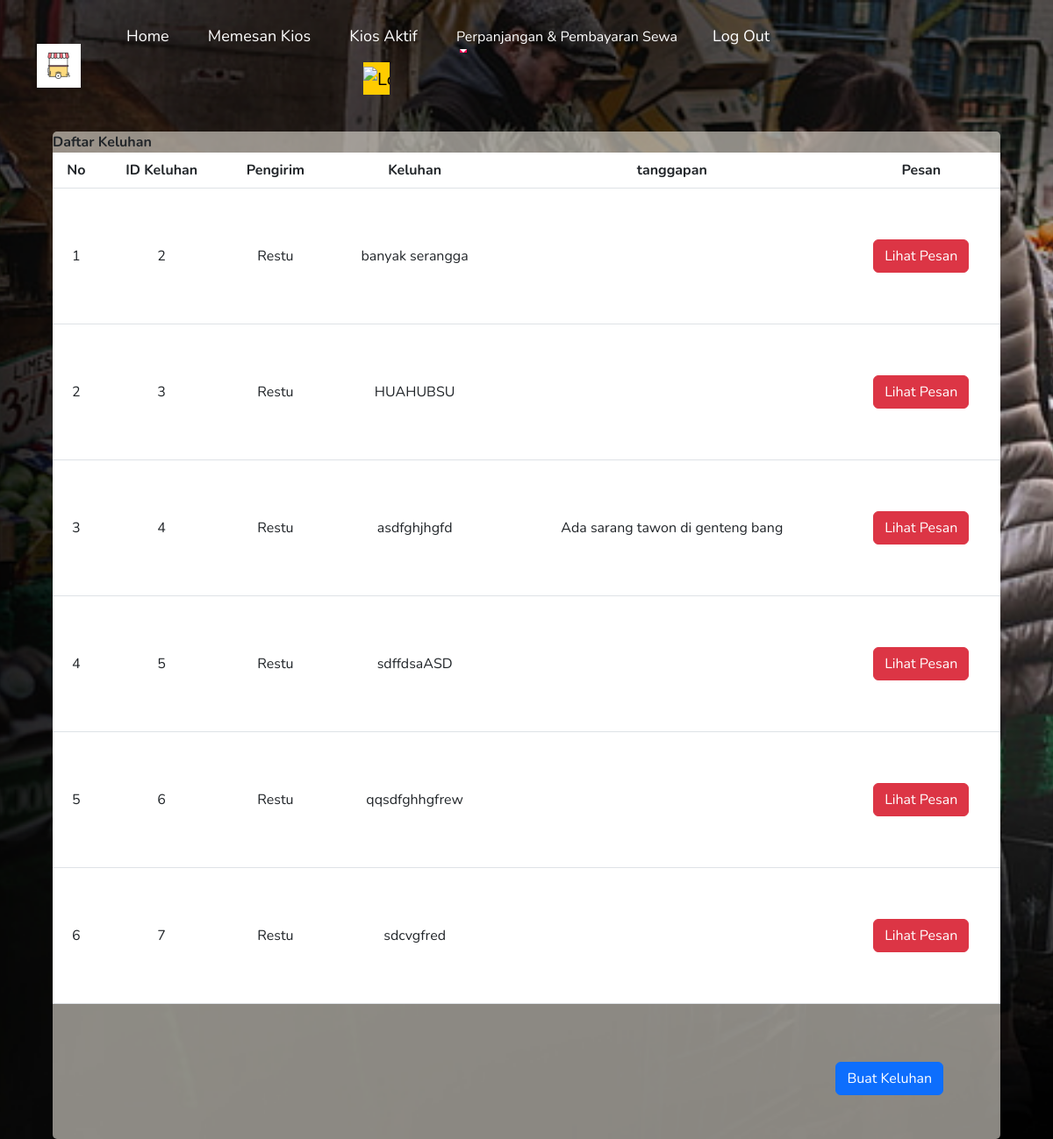
Screenshot of /listKeluhan.php with the database file from the repository.
### tables this page shows
CREATE TABLE `keluhan` (
  `id` int(100) NOT NULL,
  `penyewa` varchar(255) NOT NULL,
  `keluhan` varchar(255) NOT NULL,
  `tanggapan` varchar(255) NOT NULL
);

### listKeluhan.php (the view, shortened to what this page needs)
<?php
include 'koneksi.php';
$sql = mysqli_query($mysqli, "SELECT * FROM `keluhan`");
$no = 0;
?>
<!DOCTYPE html>
<html>
<head>
    <link rel="stylesheet" href="style.css">
    <link rel="stylesheet" href="https://cdn.jsdelivr.net/npm/bootstrap@5.3.0-alpha3/dist/css/bootstrap.min.css">
</head>
<body>
    <div id="headerMemesan">
        <div class="container">
        <nav class="navbar navbar-expand-lg ">
                <img class="logo" src="images/logo.jpg">
                <ul>
                    <li><a href="homePenyewa.php">Home</a></li>
                    <li><a href="MemesanKios.php">Memesan Kios</a></li>
                    <li><a href="kiosAktif.php">Kios Aktif</a></li>
                    <li class="nav-item dropdown">
                        <a
                            class="nav-link dropdown-toggle"
                            href="#"
                            role="button"
                            data-bs-toggle="dropdown"
                            aria-expanded="false"
                            style="color:white"
                        >
                            Perpanjangan & Pembayaran Sewa
                        </a>
                    <li><a href="logoutPenyewa.php"<?php echo "onClick=\"return confirm('Apakah anda yakin Log Out?')\";"?>>Log Out</a></li>
                    <li><a class="navbar-brand " style="margin-left:270px; background-color: #ffcc00;" href="listKeluhan.php">
                    <img src="https://raw.githubusercontent.com/NaufallHilal/test/main/5848-removebg.png" alt="Logo" width="30" height="30" class="d-inline-block align-text-end "">
                     </a></li>
            </nav>
        </div>
        <div class="LayerKios">
           <caption><b>Daftar Keluhan</b></caption>
           <div class="table-responsive">
            <table class="table align-middle">
                <thead>
                  <tr>
                    <th scope="col">No</th>
                    <th scope="col">ID Keluhan</th>
                    <th scope="col">Pengirim</th>
                    <th scope="col">Keluhan</th>
                    <th scope="col">tanggapan</th>
                    <th scope="col">Pesan</th>
                  </tr>
                </thead>
                <tbody>
                <?php while ($result = mysqli_fetch_assoc($sql)) { ?>
                  <tr>
                   <td><?php echo ++$no ?></td>
                    <td><?= $result['id']; ?></td>
                    <td><?= $result['penyewa']; ?></td>
                    <td><?= $result['keluhan']; ?></td>
                    <td><?= $result['tanggapan']; ?></td>
                    <td>
                    <a href="lihatKeluhan.php?id= <?php echo $result['id'];?>" class="btn btn-danger">Lihat Pesan</a>
                    </td>
                  </tr>
                  <?php } ?>
                </tbody>
              </table>
              <a href="mengajukanKeluhan.php" class="btn btn-primary float-end" style="margin-right: 6%;">Buat Keluhan</a>
            </div>
        </div>
    </div>
</body>
</html>

### style.css (style rules this page uses)
* { margin: 0; padding: 0; font-family: "Nunito", sans-serif; box-sizing: border-box; }
body { background: #080808; color: #fff; }
#headerMemesan { width: 100%; height: auto; background-image: url(images/pasarr.png); background-repeat: repeat-x; background-size: cover; background-position: center; }
.container { padding: 10px 10%; }
nav { display: flex; align-items: center; justify-content: space-between; flex-wrap: wrap; }
nav ul li { display: inline-block; list-style: none; margin: 10px 20px; }
.logo { width: 50px; }
nav ul li a { color: #fff; text-decoration: none; font-size: 18px; position: relative; }
nav ul li a::after { content: ""; width: 0; height: 3px; background: #ff004f; position: absolute; left: 0; bottom: -6px; transition: 0.5s ease 0s; }
.btn { display: block; margin: 50px auto; width: fit-content; border: 1px solid #ff004f; padding: 14px 50px; border-radius: 6px; text-decoration: none; color: #fff; transition: background 0.5s; }
.LayerKios { background-color: #eae5dc96; width: 90%; height: 70%; position: relative; top: 7%; margin-left: 5%; z-index: 2; border-radius: 5px; }
.LayerKios table { text-align: center; }

### rows the page displays
keluhan: id "2", penyewa "Restu", keluhan "banyak serangga"
keluhan: id "3", penyewa "Restu", keluhan "HUAHUBSU"
keluhan: id "4", penyewa "Restu", keluhan "asdfghjhgfd", tanggapan "Ada sarang tawon di genteng bang"
keluhan: id "5", penyewa "Restu", keluhan "sdffdsaASD"
keluhan: id "6", penyewa "Restu", keluhan "qqsdfghhgfrew"
keluhan: id "7", penyewa "Restu", keluhan "sdcvgfred"
